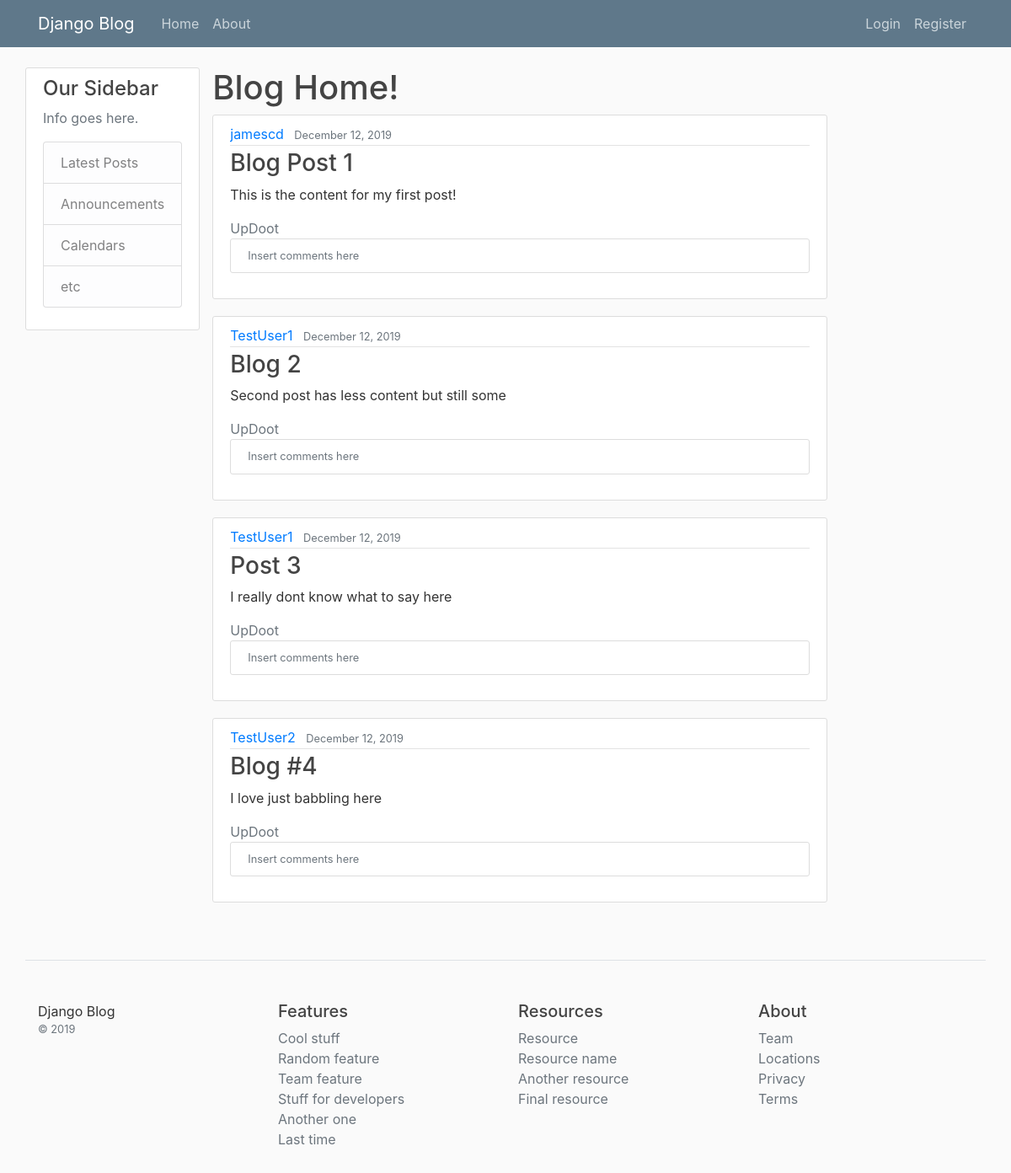
The app's page /, older data.
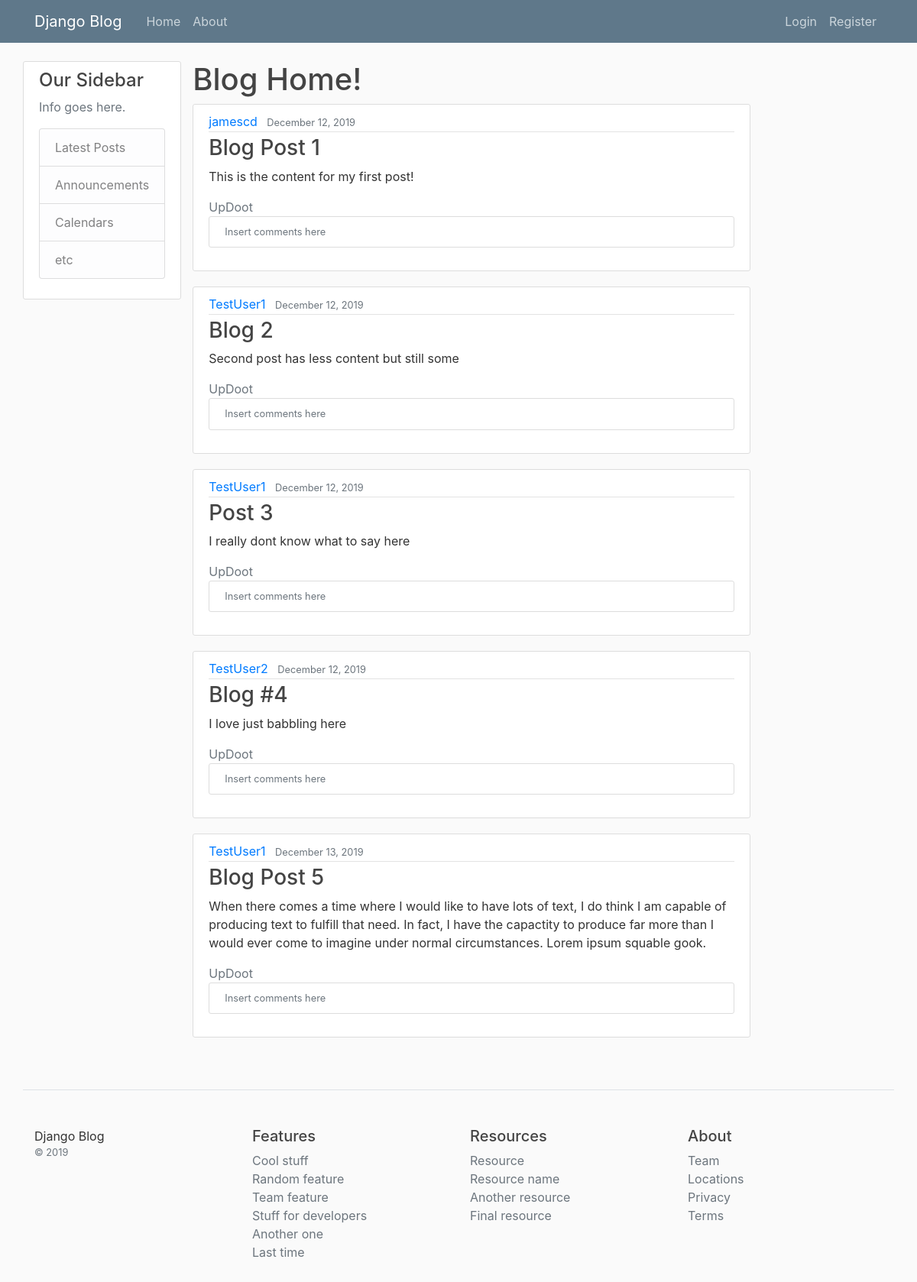
The same page, newer data.
### blog/models.py (models this page shows, shortened)
class Post(models.Model):
	title = models.CharField(max_length=100)
	content = models.TextField()
	date_posted = models.DateTimeField(default=timezone.now)
	author = models.ForeignKey(User, on_delete=models.CASCADE)

### blog/views.py (the view)
# urls.py: path('', views.home, name='blog-home'),
def home(request):
    context = {
		'title': 'Home', # Adds custom title to browser tab label
        'posts': Post.objects.all() # Grabs list of all posts
    }
    return render(request, 'blog/home.html', context)

### blog/templates/blog/home.html
{% extends "blog/base.html" %}
{% block content %}
<h1>Blog Home!</h1>
{% for post in posts %}
<article class="media content-section">
	<div class="media-body">
		<div class="article-metadata">
			<a class="mr-2" href="#">{{ post.author }}</a>
			<small class="text-muted">{{ post.date_posted|date:"F d, Y" }}</small>
		</div>
		<h3><a class="article-title" href="#">{{ post.title }}</a></h3>
		<p class="article-content">{{ post.content }}</p>
		<a class="text-muted" href="#">UpDoot</a>
		<div class="media content-section">
			<small class="text-muted">Insert comments here</small>
		</div>
	</div>
</article>
{% endfor %}
{% endblock content %}

Row changes from the older to the newer data that the page shows:
added Post: author "TestUser1", date_posted "December 13, 2019", title "Blog Post 5", content "When there comes a time where I would like to have lots of text, I do think I am capable of producing text to fulfill that need. In fact, I have the capactity to produce far more than I would ever come to imagine under normal circumstances. Lorem ipsum squable gook."
